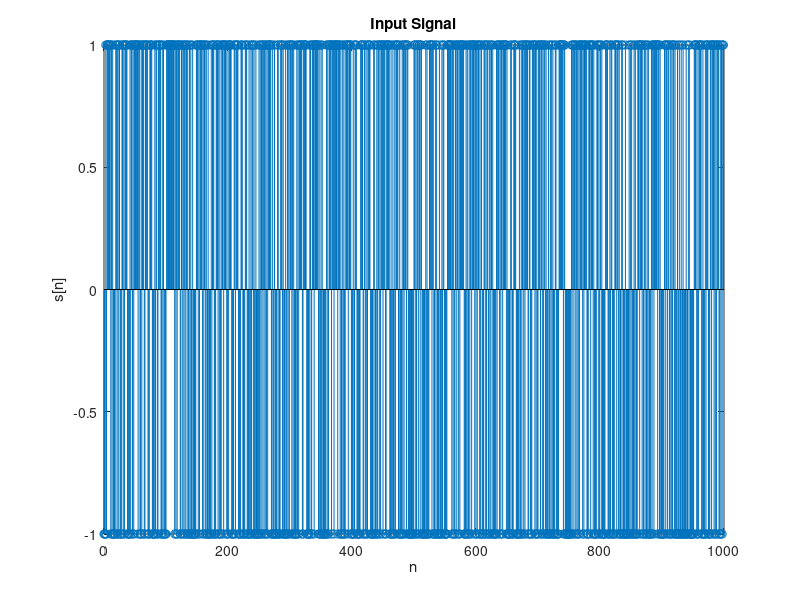
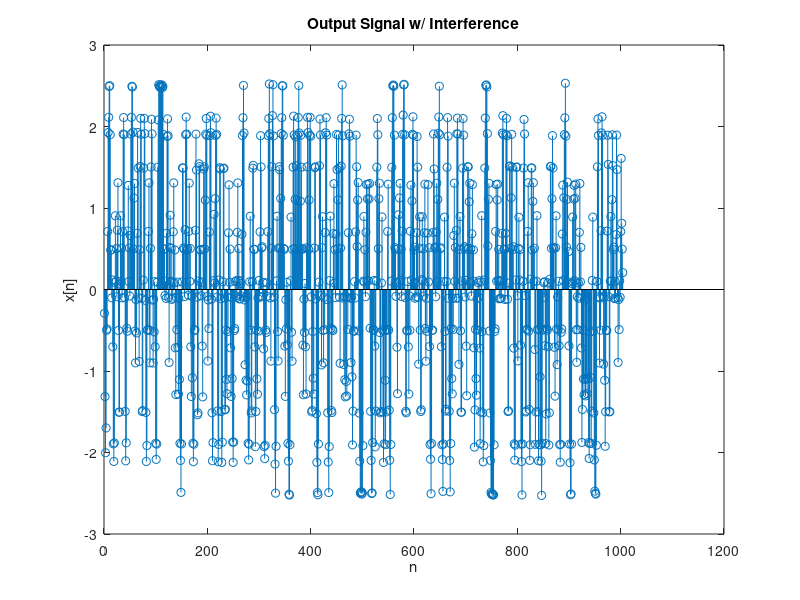
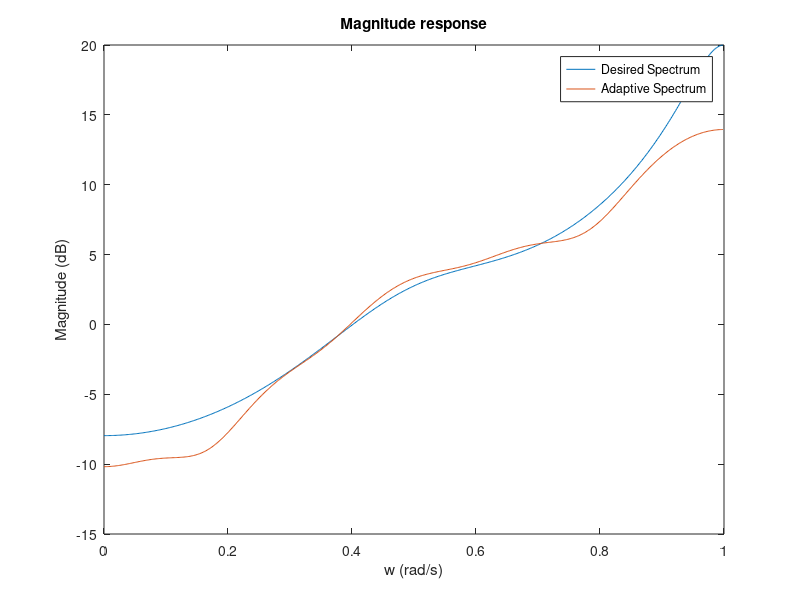
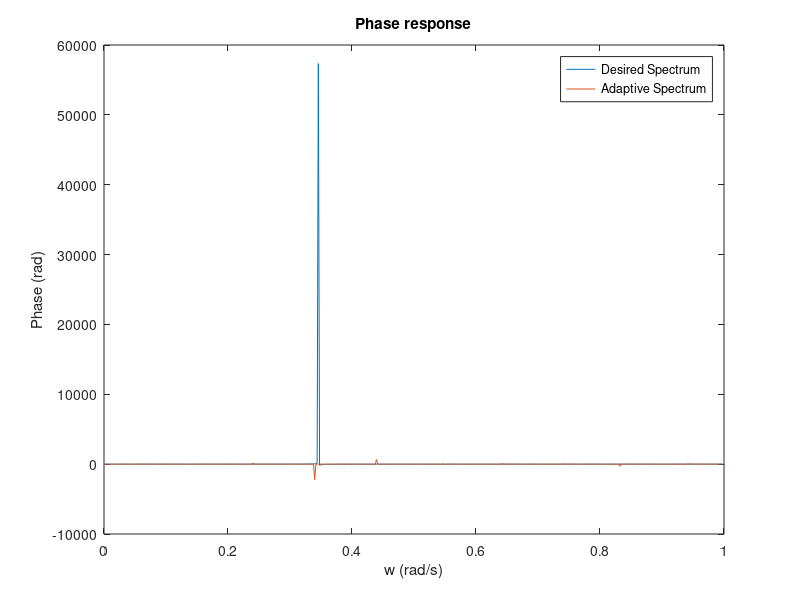

These figures' MATLAB source, in order:
%% Generate training signal
n_in = 0:999;
train = randi([0 1], 1, 1000);
train(train == 0) = -1;

h = [0.3 1 0.7 0.3 0.2];
x = conv(train, h);
x = awgn(x, 37);
n_out = 1:length(x);

figure
stem(n_in, train)
xlabel('n')
ylabel('s[n]')
title('Input Signal')

figure
stem(n_out, x);
xlabel('n')
ylabel('x[n]')
title('Output Signal w/ Interference')

%%  Train Adaptive Filter
SNR = 25;
h_filter = ones(1, 12);
out = conv(train, h);
out = awgn(out, SNR);
max_mu = 2 / (norm(out)^2);
mu = 0.035;

desired = [zeros(1, 2) train];

for i=length(h_filter):length(train)
   outn = out(i-length(h_filter)+1:i);
   s_hat = outn*h_filter';
   e = desired(i) - s_hat;
   h_filter = h_filter + mu*e*outn;
end

%% Test Adaptive Filter
% r = randi([0 1], 1, 20);
% r(r == 0) = -1;
% d = [zeros(1, 2) r];
% outr = awgn(conv(r, h), 20);
% figure
% stem(d, 'b')
% hold on
% stem(conv(outr, h_filter), '--r')


H_channel=freqz(h);       
w=(0:length(H_channel)-1)./(length(H_channel));         
H_channel_inv_mag=-10*log10(real(H_channel).^2 + imag(H_channel).^2);  
H_channel_inv_phase=-imag(H_channel)./real(H_channel);                    
H_adaptive=freqz(h_filter);       
H_adaptive_mag=10*log10(real(H_adaptive).^2 + imag(H_adaptive).^2);    
H_adaptive_phase=imag(H_adaptive)./real(H_adaptive);   

figure 
plot(w,H_channel_inv_mag)
hold on
plot(w,H_adaptive_mag)
legend('Desired Spectrum','Adaptive Spectrum');
xlabel('w (rad/s)');
ylabel('Magnitude (dB)');
title('Magnitude response');

figure
plot(w, H_channel_inv_phase)
hold on
plot(w, H_adaptive_phase)
legend('Desired Spectrum','Adaptive Spectrum');
xlabel('w (rad/s)');
ylabel('Phase (rad)');
title('Phase response');

%% 


